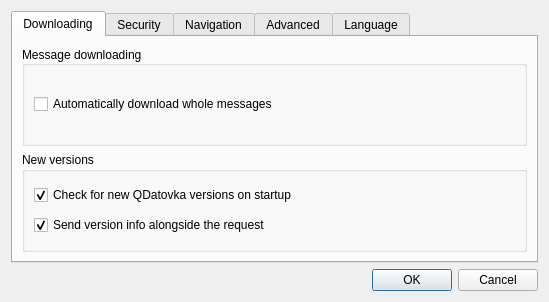
<?xml version="1.0" encoding="UTF-8"?>
<ui version="4.0">
 <class>Preferences</class>
 <widget class="QDialog" name="Preferences">
  <property name="geometry">
   <rect>
    <x>0</x>
    <y>0</y>
    <width>549</width>
    <height>302</height>
   </rect>
  </property>
  <property name="windowTitle">
   <string>QDatovka - Preferences</string>
  </property>
  <property name="windowIcon">
   <iconset resource="../res/resources.qrc">
    <normaloff>:/icons/3party/gear_16.png</normaloff>:/icons/3party/gear_16.png</iconset>
  </property>
  <property name="locale">
   <locale language="English" country="UnitedKingdom"/>
  </property>
  <layout class="QVBoxLayout" name="verticalLayout_12">
   <item>
    <widget class="QTabWidget" name="PrefWidget">
     <property name="currentIndex">
      <number>0</number>
     </property>
     <property name="elideMode">
      <enum>Qt::ElideNone</enum>
     </property>
     <property name="usesScrollButtons">
      <bool>false</bool>
     </property>
     <property name="documentMode">
      <bool>false</bool>
     </property>
     <property name="tabsClosable">
      <bool>false</bool>
     </property>
     <widget class="QWidget" name="tab_0">
      <attribute name="title">
       <string>Downloading</string>
      </attribute>
      <layout class="QVBoxLayout" name="verticalLayout_8">
       <item>
        <widget class="QGroupBox" name="groupBox">
         <property name="enabled">
          <bool>true</bool>
         </property>
         <property name="baseSize">
          <size>
           <width>0</width>
           <height>0</height>
          </size>
         </property>
         <property name="autoFillBackground">
          <bool>false</bool>
         </property>
         <property name="title">
          <string>Message downloading</string>
         </property>
         <property name="alignment">
          <set>Qt::AlignJustify|Qt::AlignVCenter</set>
         </property>
         <property name="flat">
          <bool>false</bool>
         </property>
         <layout class="QVBoxLayout" name="verticalLayout_2">
          <item>
           <widget class="QCheckBox" name="checkBox">
            <property name="text">
             <string>Automatically download whole messages</string>
            </property>
           </widget>
          </item>
         </layout>
        </widget>
       </item>
       <item>
        <widget class="QGroupBox" name="groupBox_2">
         <property name="title">
          <string>New versions</string>
         </property>
         <layout class="QVBoxLayout" name="verticalLayout">
          <item>
           <widget class="QCheckBox" name="checkBox_2">
            <property name="text">
             <string>Check for new QDatovka versions on startup</string>
            </property>
            <property name="checked">
             <bool>true</bool>
            </property>
           </widget>
          </item>
          <item>
           <widget class="QCheckBox" name="checkBox_3">
            <property name="text">
             <string>Send version info alongside the request</string>
            </property>
            <property name="checked">
             <bool>true</bool>
            </property>
           </widget>
          </item>
         </layout>
        </widget>
       </item>
      </layout>
     </widget>
     <widget class="QWidget" name="tab_1">
      <attribute name="title">
       <string>Security</string>
      </attribute>
      <layout class="QVBoxLayout" name="verticalLayout_7">
       <item>
        <widget class="QGroupBox" name="groupBox_3">
         <property name="title">
          <string>Storage options</string>
         </property>
         <layout class="QVBoxLayout" name="verticalLayout_11">
          <item>
           <widget class="QCheckBox" name="checkBox_4">
            <property name="text">
             <string>Allow message storage</string>
            </property>
            <property name="checked">
             <bool>true</bool>
            </property>
           </widget>
          </item>
          <item>
           <widget class="QCheckBox" name="checkBox_5">
            <property name="text">
             <string>Allow storage of additional data</string>
            </property>
            <property name="checked">
             <bool>true</bool>
            </property>
           </widget>
          </item>
         </layout>
        </widget>
       </item>
      </layout>
     </widget>
     <widget class="QWidget" name="tab_2">
      <attribute name="title">
       <string>Navigation</string>
      </attribute>
      <layout class="QVBoxLayout" name="verticalLayout_6">
       <item>
        <widget class="QGroupBox" name="groupBox_4">
         <property name="title">
          <string>When account is opened, select</string>
         </property>
         <layout class="QVBoxLayout" name="verticalLayout_10">
          <item>
           <widget class="QRadioButton" name="radioButton">
            <property name="text">
             <string>Newest message</string>
            </property>
            <property name="checked">
             <bool>true</bool>
            </property>
           </widget>
          </item>
          <item>
           <widget class="QRadioButton" name="radioButton_2">
            <property name="text">
             <string>Last displayed message</string>
            </property>
           </widget>
          </item>
          <item>
           <widget class="QRadioButton" name="radioButton_3">
            <property name="text">
             <string>Nothing</string>
            </property>
           </widget>
          </item>
         </layout>
        </widget>
       </item>
      </layout>
     </widget>
     <widget class="QWidget" name="tab_3">
      <attribute name="title">
       <string>Advanced</string>
      </attribute>
      <layout class="QVBoxLayout" name="verticalLayout_5">
       <item>
        <widget class="QGroupBox" name="groupBox_5">
         <property name="title">
          <string>Signing certificate validity</string>
         </property>
         <layout class="QVBoxLayout" name="verticalLayout_9">
          <item>
           <widget class="QRadioButton" name="radioButton_4">
            <property name="text">
             <string>Check against current date (safer)</string>
            </property>
            <property name="checked">
             <bool>true</bool>
            </property>
           </widget>
          </item>
          <item>
           <widget class="QRadioButton" name="radioButton_5">
            <property name="text">
             <string>Check against the date of download</string>
            </property>
           </widget>
          </item>
          <item>
           <widget class="Line" name="line">
            <property name="orientation">
             <enum>Qt::Horizontal</enum>
            </property>
           </widget>
          </item>
          <item>
           <widget class="QCheckBox" name="checkBox_6">
            <property name="text">
             <string>Check certificate revocation list (CRL)</string>
            </property>
            <property name="checked">
             <bool>true</bool>
            </property>
           </widget>
          </item>
         </layout>
        </widget>
       </item>
      </layout>
     </widget>
     <widget class="QWidget" name="tab_4">
      <attribute name="title">
       <string>Language</string>
      </attribute>
      <layout class="QVBoxLayout" name="verticalLayout_4">
       <item>
        <widget class="QGroupBox" name="groupBox_6">
         <property name="title">
          <string>Application language</string>
         </property>
         <layout class="QVBoxLayout" name="verticalLayout_3">
          <item>
           <widget class="QComboBox" name="comboBox">
            <item>
             <property name="text">
              <string>Use system language</string>
             </property>
            </item>
            <item>
             <property name="text">
              <string>Čestina</string>
             </property>
            </item>
            <item>
             <property name="text">
              <string>English</string>
             </property>
            </item>
           </widget>
          </item>
          <item>
           <widget class="QLabel" name="label">
            <property name="font">
             <font>
              <italic>true</italic>
             </font>
            </property>
            <property name="text">
             <string>NOTE: language setting will not apllied until you restart the application.</string>
            </property>
           </widget>
          </item>
         </layout>
        </widget>
       </item>
      </layout>
     </widget>
    </widget>
   </item>
   <item>
    <widget class="QDialogButtonBox" name="buttonBox">
     <property name="orientation">
      <enum>Qt::Horizontal</enum>
     </property>
     <property name="standardButtons">
      <set>QDialogButtonBox::Cancel|QDialogButtonBox::Ok</set>
     </property>
    </widget>
   </item>
  </layout>
 </widget>
 <resources>
  <include location="../res/resources.qrc"/>
 </resources>
 <connections>
  <connection>
   <sender>buttonBox</sender>
   <signal>accepted()</signal>
   <receiver>Preferences</receiver>
   <slot>accept()</slot>
   <hints>
    <hint type="sourcelabel">
     <x>248</x>
     <y>254</y>
    </hint>
    <hint type="destinationlabel">
     <x>157</x>
     <y>274</y>
    </hint>
   </hints>
  </connection>
  <connection>
   <sender>buttonBox</sender>
   <signal>rejected()</signal>
   <receiver>Preferences</receiver>
   <slot>reject()</slot>
   <hints>
    <hint type="sourcelabel">
     <x>316</x>
     <y>260</y>
    </hint>
    <hint type="destinationlabel">
     <x>286</x>
     <y>274</y>
    </hint>
   </hints>
  </connection>
 </connections>
</ui>
